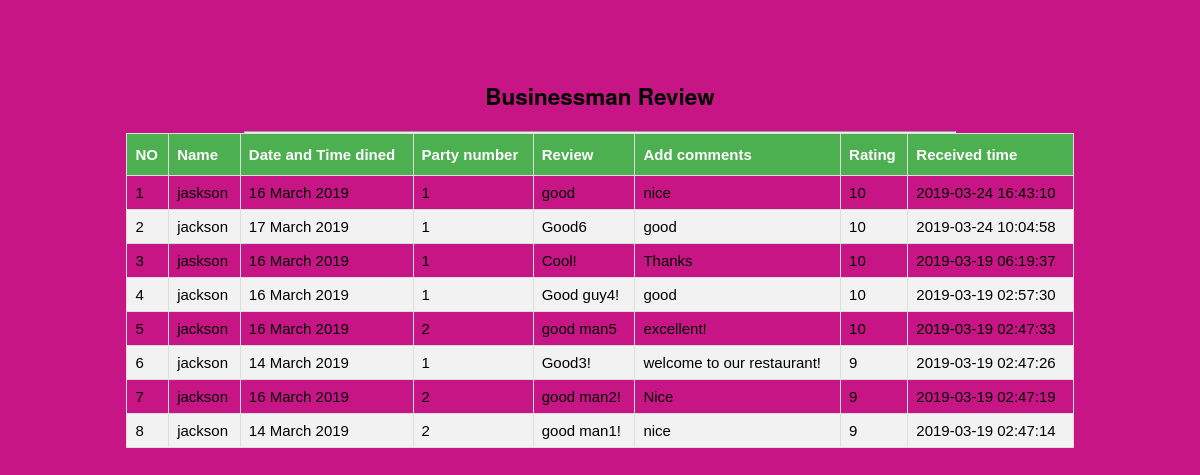
Screenshot of /businessman_more_review.php with the database file from the repository.
### tables this page shows
CREATE TABLE `businessman_review` (
  `id` int(11) NOT NULL,
  `name` varchar(255) NOT NULL,
  `date_time` varchar(255) NOT NULL,
  `party_number` varchar(255) NOT NULL,
  `review` varchar(255) NOT NULL,
  `add_comments` varchar(255) NOT NULL,
  `rating` varchar(255) NOT NULL,
  `received_time` timestamp NOT NULL DEFAULT CURRENT_TIMESTAMP ON UPDATE CURRENT_TIMESTAMP
);

### businessman_more_review.php (the view, shortened to what this page needs)
<!DOCTYPE html>
<html lang="en">
<head>
</head>
<body style="background-color: mediumvioletred;">
<div class="title" style="margin-top: 80px;  text-align: center;"><h2>Businessman Review</h2></div>
<hr style="margin-bottom: 60px; width:60%;margin: auto;">
<table id = "customers" style="margin-bottom: 60px; width:80%;margin: auto;">
    <thead>
    <tr><th>NO</th>
        <th>Name</th>
        <th>Date and Time dined</th>
        <th>Party number</th>
        <th>Review</th>
        <th>Add comments</th>
        <th>Rating</th>
        <th>Received time</th>
    </tr>
    </thead>
    <?php
    $conn = new mysqli("localhost", "root", "", "restaurantreview");
    $query = "SELECT * FROM businessman_review ORDER BY received_time DESC";
    $result = mysqli_query($conn, $query);
    if ($result->num_rows > 0) {
        $count = 1;
        while ($row = mysqli_fetch_array($result))
        {
            echo "
                                <tr>
                                    <td>".$count."</td>
                                    <td>".$row['name']."</td>
                                    <td>".$row['date_time']."</td>
                                    <td>".$row['party_number']."</td>
                                    <td>".$row['review']."</td>
                                    <td>".$row['add_comments']."</td>
                                    <td>".$row['rating']."</td>
                                    <td>".$row['received_time']."</td>
                                </tr>";
            $count++;
        }
    }
    ?>
</table>
</body>
</html>

### businessman_more_review.php (style rules this page uses)
body { background: linear-gradient(135deg, #f7f7f7, #C86DD7) background-attachment: fixed; font-size: 15px; font-family: "Helvetica Neue", Helvetica, Microsoft Yahei; }
#customers { font-family: "Trebuchet MS", Arial, Helvetica, sans-serif; border-collapse: collapse; width: 100%; }
#customers td, #customers th { border: 1px solid #ddd; padding: 8px; }
#customers tr:nth-child(even) { background-color: #f2f2f2; }
#customers th { padding-top: 12px; padding-bottom: 12px; text-align: left; background-color: #4CAF50; color: white; }

### rows the page displays
businessman_review: name "jaskson", date_time "16 March 2019", party_number "1", review "good", add_comments "nice", rating "10", received_time "2019-03-24 16:43:10"
businessman_review: name "jackson", date_time "17 March 2019", party_number "1", review "Good6", add_comments "good", rating "10", received_time "2019-03-24 10:04:58"
businessman_review: name "jaskson", date_time "16 March 2019", party_number "1", review "Cool!", add_comments "Thanks", rating "10", received_time "2019-03-19 06:19:37"
businessman_review: name "jackson", date_time "16 March 2019", party_number "1", review "Good guy4!", add_comments "good", rating "10", received_time "2019-03-19 02:57:30"
businessman_review: name "jackson", date_time "16 March 2019", party_number "2", review "good man5", add_comments "excellent!", rating "10", received_time "2019-03-19 02:47:33"
businessman_review: name "jackson", date_time "14 March 2019", party_number "1", review "Good3!", add_comments "welcome to our restaurant!", rating "9", received_time "2019-03-19 02:47:26"
businessman_review: name "jackson", date_time "16 March 2019", party_number "2", review "good man2!", add_comments "Nice", rating "9", received_time "2019-03-19 02:47:19"
businessman_review: name "jackson", date_time "14 March 2019", party_number "2", review "good man1!", add_comments "nice", rating "9", received_time "2019-03-19 02:47:14"
